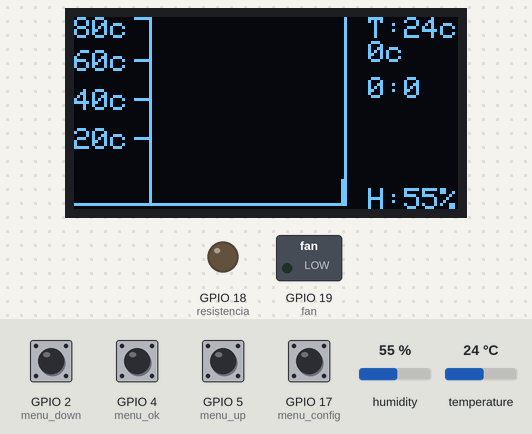
Bench run of a sketch on a simulated ESP32. On the bench: 128×64 one-colour display, switched loads named in the sketch (green lamp = pin HIGH), output pins drawn as LEDs (lit = HIGH). The inputs (shaded band) are chosen by the test bench; at power-on: GPIO 2 (menu_down), GPIO 4 (menu_ok), GPIO 5 (menu_up), GPIO 17 (menu_config) LOW, humidity 55 %, temperature 24 °C. WiFi joins after 1.5 s; servers stay silent unless stated; what the sketch prints to the serial monitor is not drawn.

Above: at 1.6 s.
1.7 s: GPIO 4 (menu_ok) pulled HIGH for 0.15 s
At 3.1 s:
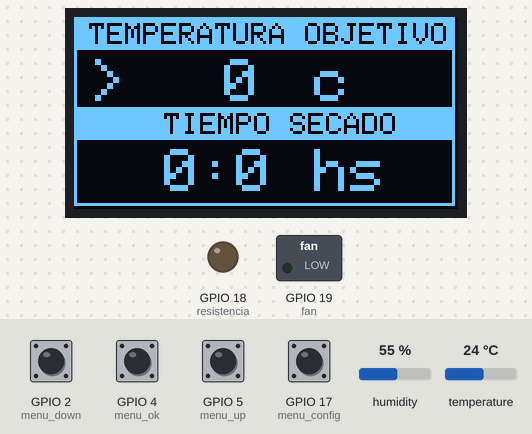
3.4 s: GPIO 5 (menu_up) pulled HIGH for 1 s
At 5.2 s:
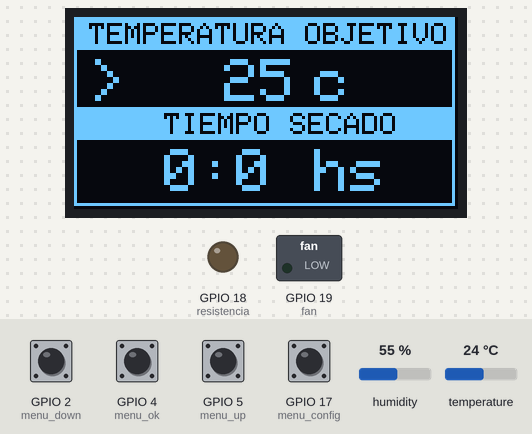
6.0 s: GPIO 17 (menu_config) pulled HIGH for 0.15 s
At 7.2 s:
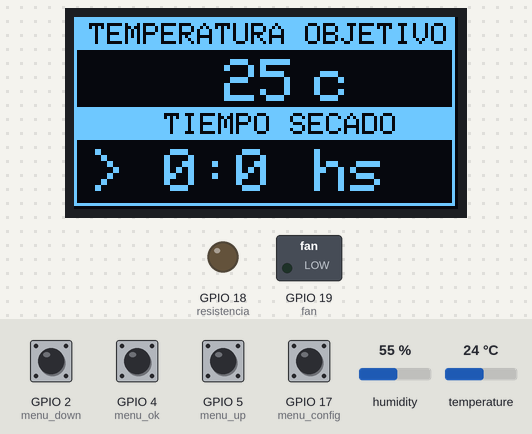
7.7 s: GPIO 4 (menu_ok) pulled HIGH for 1 s
At 9.4 s:
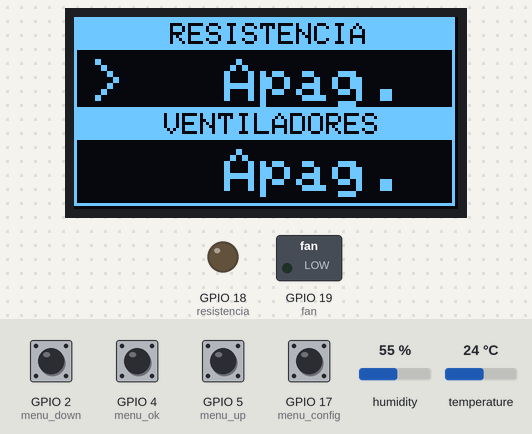
10.3 s: GPIO 5 (menu_up) pulled HIGH for 0.15 s
At 11.7 s:
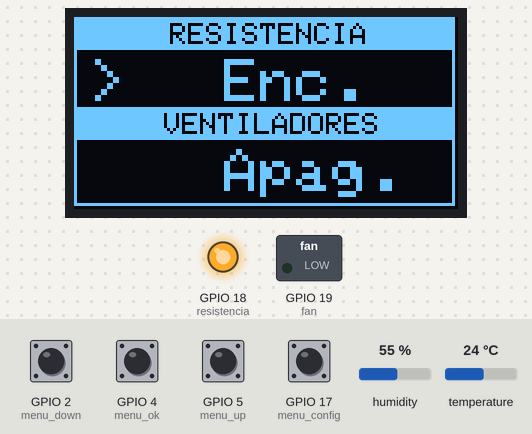
12.0 s: GPIO 2 (menu_down) pulled HIGH for 0.15 s
At 12.13 s:
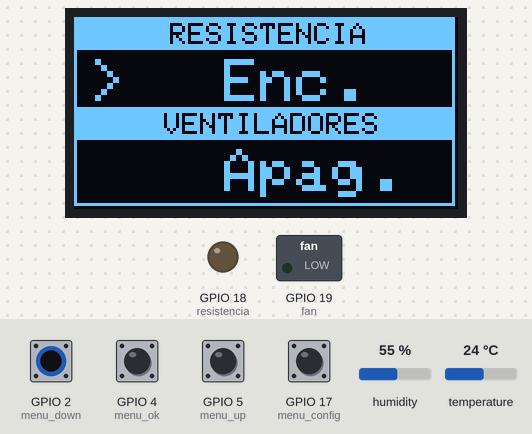
Timing chart, 0 to 14.7 s (numbered marks = the images above; inputs shaded):
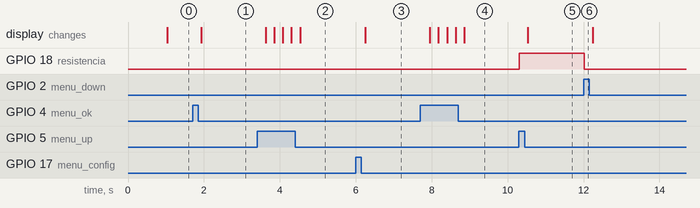

Measured:
- after the input at 1.7 s, the display: changes after 0.23 s (image 1)
- after the input at 3.4 s, the display: first changes after 0.23 s (image 2 shows a later state)
- after the input at 6.0 s, the display: changes after 0.25 s (image 3)
- after the input at 7.7 s, the display: changes after 0.24 s (image 4)
- after the input at 10.3 s, GPIO 18 (resistencia): LOW → HIGH at once; the display: changes after 0.23 s (image 5)
- after the input at 12.0 s, GPIO 18 (resistencia): HIGH → LOW at once

The sketch:

sketch_sep20a.ino
```cpp
//Incluimos las librerias
#include "DHTesp.h"
#include <Wire.h>
#include <Adafruit_GFX.h>
#include <Adafruit_SSD1306.h>
#include <WiFi.h>
#include <WebServer.h> // Librería para el servidor web
//Iniciamos la pantalla OLED
#define ANCHO 128
#define ALTO 64
#define OLED_RESET 4
Adafruit_SSD1306 display(ANCHO, ALTO);
//Iniciamos sensor DHT22
int pinDHT = 15;
DHTesp dht;
//Variables del temporizador de la grafica
int anteriorMillis = 0;
int tiempo = 0;
float temperatura = 0;
float graficaTemperatura = 0;

int x[128]; // Buffer de la gráfica
int y[128]; // Buffer secundario de la gráfica
float bufferTemperatura[5]; // Buffer para el promedio móvil (5 lecturas)
int indexBuffer = 0; // Índice del buffer para el promedio móvil
int totalLecturas = 0; // Total de lecturas acumuladas
unsigned long intervalo = 1000; // Intervalo en milisegundos para actualizar la gráfica (ajústalo según necesites)
unsigned long ultimaActualizacion = 0;
int temp_obj = 0; //Variable de temperatura objetivo. Seteable
int HS_obj = 0; //Horas objetivo. Seteable
int MIN_obj = 0; //Minuntos sobjetivo. Seteable
int HS_total = 0; //Mostrar en pantalla
int MIN_total = 0; //Mostrar pantalla
int tiempo_total; //Contempla el HS_obj+MIN_obj en segundos
int tiempo_obj = 0; //Variable de tiempo objetivo
int menu = 0;//Flag menu principal
int menu2 = 0;//Flag para alternar entre temp_obj y tiempo_obj
int menu3 = 0;//Flag para alternar entre control manual de resistencia y ventiladores
int prog = 0; //Flag para programa
String valor; //Estado de resistencia
String valor2; //Estado de fan
const int menu_ok = 4; //Botón para entrar a menu o volver
const int menu_up = 5; // Botón para aumentar valores
const int menu_down = 2; //Botón para decrecer valores
const int menu_config = 17; //Botón para alternar entre temp y tiempo
const int fan = 19; //Salida para encender ventiladores
const int resistencia = 18; //Salida para encender resistencia
//Variables del temporizador
unsigned long tiempo_restante;
unsigned long tiempo_transcurrido;
unsigned long tiempoInicio;
bool temporizadorActivo = false;
bool confirmTemporizador = false;

//Configuración wifi
const char* ssid = "TeleCentro-0923";//Red del taller
const char* password = "Motorola123";

// Web server en el puerto 80
WebServer server(80);

// Pagina web
String getWebPage() {
  dht.setup(pinDHT, DHTesp::DHT22);
  TempAndHumidity data = dht.getTempAndHumidity();
  String html = "<html><head><meta http-equiv='refresh' content='5'/>"
                "<style>table {font-family: Arial, sans-serif; border-collapse: collapse; width: 100%;}"
                "td, th {border: 1px solid #dddddd; text-align: left; padding: 8px;}"
                "tr:nth-child(even) {background-color: #dddddd;}</style></head><body>"
                "<h2>Estado del Sistema</h2><table><tr><th>Mediciones</th><th>Seteos</th></tr>";
  html += "<tr><td>Temperatura actual: " + String(data.temperature, 1) + " C</td>";
  html += "<td>Temperatura objetivo: " + String(temp_obj) + " C</td></tr>";
  html += "<tr><td>Humedad actual: " + String(data.humidity, 1) + "%</td>";
  html += "<td>Temporizador: " + String(HS_total) + " hs " + String(MIN_total) + " min</td></tr>";
  html += "</table><br><form action='/detener' method='POST'><button type='submit'>Detener Secado</button></form>";
  html += "</body></html>";
  return html;
}
// Función para manejar las peticiones de la página principal
void handleRoot() {
  server.send(200, "text/html", getWebPage());
}
// Función para manejar la acción de detener el secado
void handleDetener() {
  //secadoActivo = false;  // Detiene el secado
  digitalWrite(18, LOW); // Apaga la resistencia
  digitalWrite(19, LOW); // Apaga el ventilador
  server.send(200, "text/html", "<html><body><h2>Secado detenido</h2><a href='/'>Volver</a></body></html>");
}

void setup() {
  WiFi.begin(ssid, password);
  Serial.begin(115200);
  Serial.println(WiFi.localIP());
  // Inicia el servidor
  server.on("/", handleRoot);
  server.on("/detener", HTTP_POST, handleDetener);
  server.begin();
  pinMode(5, INPUT_PULLDOWN);
  pinMode(4, INPUT_PULLDOWN);
  pinMode(2, INPUT_PULLDOWN);
  pinMode(17, INPUT_PULLDOWN);
  pinMode(18, OUTPUT);
  pinMode(19, OUTPUT);
  temp_obj=0;
  Wire.begin();
  display.begin(SSD1306_SWITCHCAPVCC, 0x3C);
  //Inicializamos el dht
  dht.setup(pinDHT, DHTesp::DHT22);
 // Inicialización del buffer x[] con valores fuera del rango de la pantalla
  for(int i=0; i<128; i++){
    x[i] = 62;  // Inicializa con un valor correspondiente a la línea base (0 °C)
  }
  // Inicializa el buffer del promedio móvil
  for (int i = 0; i < 5; i++) {
    bufferTemperatura[i] = 0;
  }
}

void loop() {
  if(digitalRead(resistencia)==HIGH){ //Lectura del estado de resistencia
    valor="Enc.";
  }else{
    valor="Apag.";
  }
  if(digitalRead(fan)==HIGH){
    valor2="Enc.";
  }else{
    valor2="Apag.";
  }
  //Menu
  if(digitalRead(menu_ok) == HIGH){// Cambia el estado del menú
    menu++;
    menu2=0;
    menu3=0;
    delay(200);
    if(menu==4){
      menu=0;
    }
  }
  if(menu==0){ //PANTALLA PRINCIPAL CON GRAFICO
    display.clearDisplay();
    display.setTextSize(1);
    display.setTextColor(SSD1306_WHITE);
    TempAndHumidity data = dht.getTempAndHumidity();
    unsigned long actualMillis = millis(); // Tiempo actual en milisegundos
    // Solo actualiza la gráfica si ha pasado el intervalo deseado
    if (actualMillis - ultimaActualizacion >= intervalo) {
      ultimaActualizacion = actualMillis; // Actualiza el tiempo de la última actualización
      display.clearDisplay(); // Limpia el buffer del display
      // Dibuja la escala de temperatura
      display.setCursor(0, 0);
      display.print(F("80c"));
      display.setCursor(0, 11);
      display.print(F("60c"));
      display.setCursor(0, 24);
      display.print(F("40c"));
      display.setCursor(0, 37);
      display.print(F("20c"));
      //Dibuja lineas para los numeros de arriba
      display.drawLine(20, 0, 25, 0, WHITE);
      display.drawLine(20, 14, 25, 14, WHITE);
      display.drawLine(20, 27, 25, 27, WHITE);
      display.drawLine(20, 40, 25, 40, WHITE);
      // Dibuja eje X y Y
      display.drawLine(0, 62, 90, 62, WHITE);
      display.drawLine(25, 62, 25, 0, WHITE);
      display.drawLine(90, 62, 90, 0, WHITE);
      // Lee la temperatura del sensor DHT22
      temperatura = data.temperature;
      // Actualiza el buffer de promedio móvil
      bufferTemperatura[indexBuffer] = temperatura;
      indexBuffer = (indexBuffer + 1) % 5;
      if (totalLecturas < 5) {
        totalLecturas++;
      }
      // Calcula el promedio móvil
      float suma = 0;
      for (int i = 0; i < totalLecturas; i++) {
        suma += bufferTemperatura[i];
      }
      float temperaturaPromedio = suma / totalLecturas;
      // Escala la temperatura a la posición en la pantalla (0 a 80 °C)
      graficaTemperatura = map(temperaturaPromedio, 0, 80, 62, 0);
      // Desplaza el buffer x[] para la nueva lectura
      for (int i = 0; i < 90; i++) {
        x[i] = x[i+1];
      }
      x[90] = graficaTemperatura; // Asigna el valor escalado al último dato de la matriz
      // Dibuja líneas para una gráfica más fluida
      for(int i = 89; i >= 25; i--){
        display.drawLine(i+1, x[i+1], i, x[i], WHITE); // Conecta puntos adyacentes con una línea
      }
      // Imprime la temperatura en texto
      display.setTextSize(1.8);
      display.setCursor(98, 0);
      display.print("T:"+String(data.temperature,0)+"c");
      display.setCursor(98,57);
      display.print("H:"+String(data.humidity,0)+"%");
      display.setCursor(98,8);
      display.print(String(temp_obj)+"c");
      display.setCursor(98,20);
      display.print(String(HS_total)+":"+String(MIN_total));
      display.display();
    }
    //Programa secado
    if(digitalRead(menu_config)==HIGH){
      prog++;
      delay(200);
      if(prog==2){
        prog=0;
        temporizadorActivo = false;  // Detener temporizador
        confirmTemporizador = false;  // Resetear confirmación de temporizador
        digitalWrite(resistencia, LOW);
        digitalWrite(fan, LOW);
        }
    }
    if(prog==0){
        tiempoInicio = 0;  // Reiniciar el temporizador
        tiempo_transcurrido = 0;
        tiempo_restante = 0;
        temporizadorActivo = false;
        confirmTemporizador = false;  // Resetear la confirmación del temporizador

    }
    if(prog==1){
      if(temp_obj==0){
        display.clearDisplay();
        display.setCursor(8,20);
        display.setTextSize(1);
        display.print("TEMPERATURA OBJETIVO       NO SETEADA");
        display.display();
        prog=0;
        delay(2000);
        }else{
          digitalWrite(fan, HIGH);
          if(data.temperature <= temp_obj){
            digitalWrite(resistencia, HIGH);
          }else{
            digitalWrite(resistencia, LOW);
          }
          if (!temporizadorActivo && !confirmTemporizador && data.temperature >= temp_obj) {
            tiempoInicio = millis();  // Inicia el temporizador
            confirmTemporizador = true;  // Confirma que el temporizador ya inició
            temporizadorActivo = true;  // Activa el temporizador
          }
          if (temporizadorActivo) {
            tiempo_total = (HS_obj * 3600 + MIN_obj * 60) * 1000;  // Tiempo total en milisegundos
            tiempo_transcurrido = millis() - tiempoInicio;
            tiempo_restante = tiempo_total - tiempo_transcurrido;

            HS_total = tiempo_restante / (3600 * 1000);  // Horas
            MIN_total = (tiempo_restante % (3600 * 1000)) / (60 * 1000);  // Minutos
            if (HS_total==0 && MIN_total==0){
              digitalWrite(resistencia, LOW);
              digitalWrite(fan, LOW);
              prog=0;
              temporizadorActivo = false;  // Detener temporizador
              confirmTemporizador = false;  // Resetear confirmación de temporizador
              display.clearDisplay();
              display.setCursor(15,25);
              display.setTextSize(1);
              display.print("SECADO COMPLETADO");
              display.display(); //Se despliega el aviso de que termino
              delay(2000);
              if(digitalRead(menu_config)==HIGH){ //Presionar para volver a pantalla principal
                menu=0;
              }
            }
          }
        }
      }
  }
  if(menu==1){ //MENU SETEO TEMPERATURA Y TIEMPO
    if (digitalRead(menu_config)==HIGH){
      menu2++;
      delay(200);
      display.clearDisplay();
      if(menu2==2){
        menu2=0;
      }
    }
    if(menu2==0){
      display.setCursor(5,14);
      display.setTextSize(2);
      display.print(">");
      if(digitalRead(menu_up)==HIGH && temp_obj!=70){
        temp_obj += 5;
        delay(200);
      }
      if(digitalRead(menu_down)==HIGH && temp_obj!=0){
        temp_obj -= 5;
        delay(200);
      }
    }
    if(menu2==1){
      display.setCursor(5,44);
      display.setTextSize(2);
      display.print(">");
      if(digitalRead(menu_up)==HIGH){
        MIN_obj += 30;
        delay(200);
      }
      if(digitalRead(menu_down)==HIGH){
        MIN_obj -= 30;
        delay(200);
      }
      if(MIN_obj >= 60) {
      HS_obj += 1;
      MIN_obj = 0;
      }
      if(MIN_obj < 0) {
      HS_obj -= 1;
      MIN_obj = 30;
      }
    }
    display.setTextSize(1);
    display.setCursor(5,2);
    display.drawRect(0, 0, 127, 63, WHITE);
    display.fillRect(0, 0, 127, 11, WHITE);
    display.fillRect(0, 30, 127, 11, WHITE);
    display.setTextColor(BLACK, WHITE);
    display.print("TEMPERATURA OBJETIVO");
    display.setCursor(30,32);
    display.setTextColor(BLACK, WHITE);
    display.print("TIEMPO SECADO");
    display.setTextColor(WHITE, BLACK);
    display.setCursor(50,14);
    display.setTextSize(2);
    display.print(String(temp_obj));
    display.setCursor(80,14);
    display.print("c");
    display.setCursor(30,44);
    display.print(String(HS_obj)+":"+String(MIN_obj));
    display.setCursor(80,44);
    display.print("hs");
    display.display();
  }
  if(menu==2){//MENU ENC. Y APAG. VENTILADORES Y RESISTENCIA
    display.clearDisplay();
    if (digitalRead(menu_config)==HIGH){
      menu3++;
      delay(200);
      display.clearDisplay();
      if(menu3==2){
        menu3=0;
      }
    }
    if(menu3==0){
      display.setCursor(5,14);
      display.setTextSize(2);
      display.print(">");
      if(digitalRead(menu_up)==HIGH){
        valor="Enc.";
        digitalWrite(resistencia, HIGH);
        delay(200);
      }
      if(digitalRead(menu_down)==HIGH){
        valor="Apag.";
        digitalWrite(resistencia,LOW);
        delay(200);
      }
    }
    if(menu3==1){
      display.setCursor(5,44);
      display.setTextSize(2);
      display.print(">");
      if(digitalRead(menu_up)==HIGH){
        valor2="Enc.";
        digitalWrite(fan, HIGH);
        delay(200);
      }
      if(digitalRead(menu_down)==HIGH){
        valor2="Apag.";
        digitalWrite(fan, LOW);
        delay(200);
      }
    }
    display.setTextSize(1);
    display.setCursor(32,2);
    display.drawRect(0, 0, 127, 63, WHITE);
    display.fillRect(0, 0, 127, 11, WHITE);
    display.fillRect(0, 30, 127, 11, WHITE);
    display.setTextColor(BLACK, WHITE);
    display.print("RESISTENCIA");
    display.setCursor(30,32);
    display.setTextColor(BLACK, WHITE);
    display.print("VENTILADORES");
    display.setTextColor(WHITE, BLACK);
    display.setCursor(50,14);
    display.setTextSize(2);
    display.print(valor);
    display.setCursor(50,44);
    display.print(valor2);
    display.display();
  }
  if(menu==3){
    display.clearDisplay();
    display.setTextSize(1);
    display.setCursor(32,2);
    display.drawRect(0, 0, 127, 63, WHITE);
    display.fillRect(0, 0, 127, 11, WHITE);
    display.fillRect(0, 30, 127, 11, WHITE);
    display.setTextColor(BLACK, WHITE);
    display.print("DIRECCION IP");
    display.setCursor(47,32);
    display.setTextColor(BLACK, WHITE);
    display.print("ESTADO");
    display.setTextColor(WHITE, BLACK);
    display.setCursor(25,17);
    display.setTextSize(1);
    display.print(WiFi.localIP());
    display.setCursor(40,48);
    if(WiFi.status() != WL_CONNECTED){
      display.print("DESCONECTADO");
    }else{
      display.print("CONECTADO");
    }
    display.display();
  }
  // Atender peticiones web
  server.handleClient();
}
```
